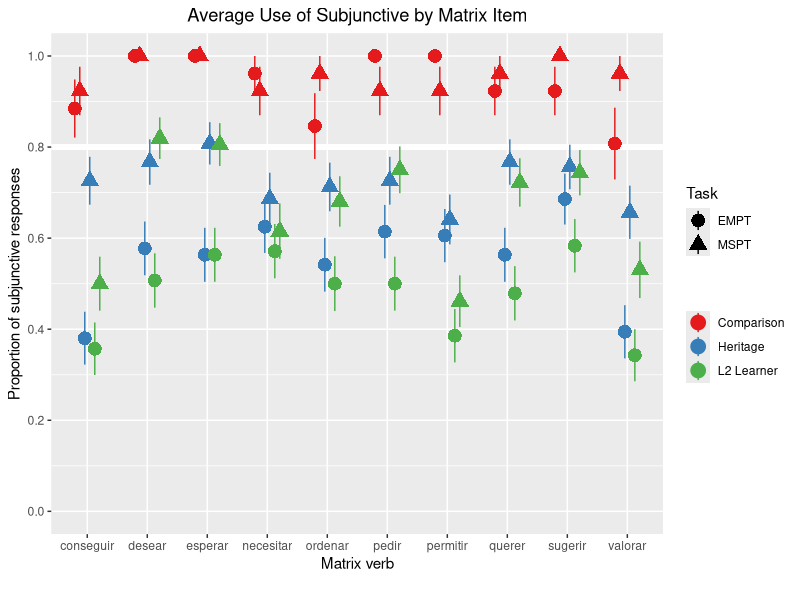
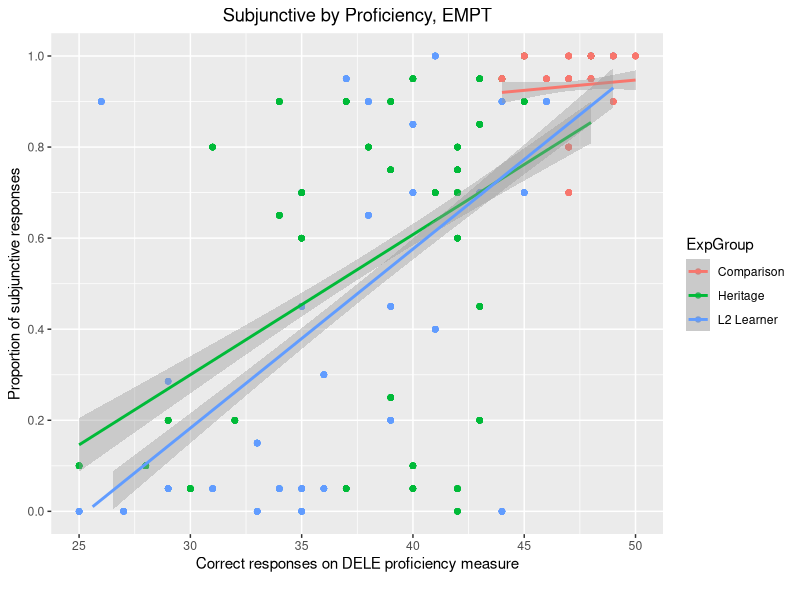
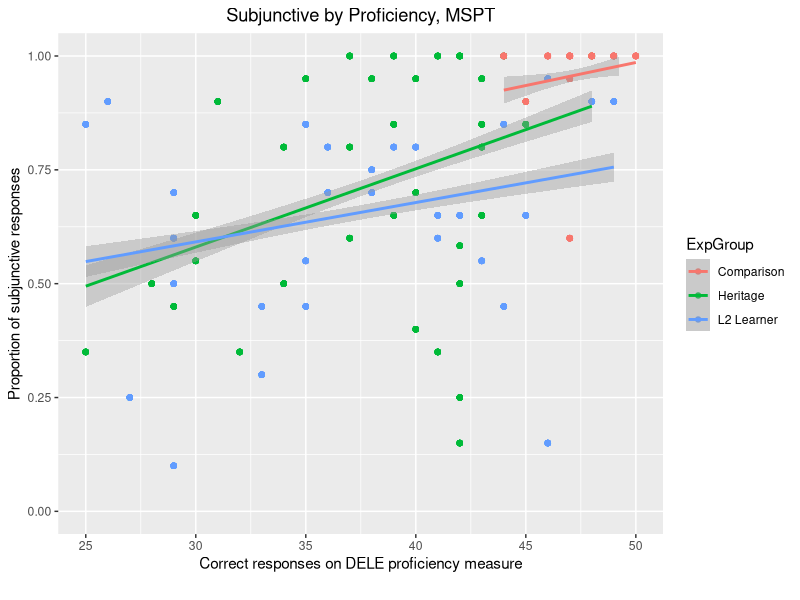
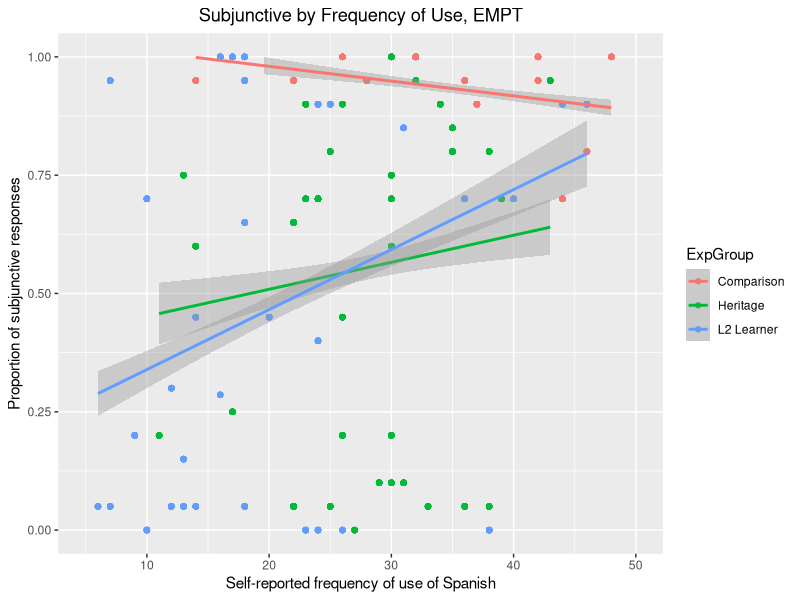
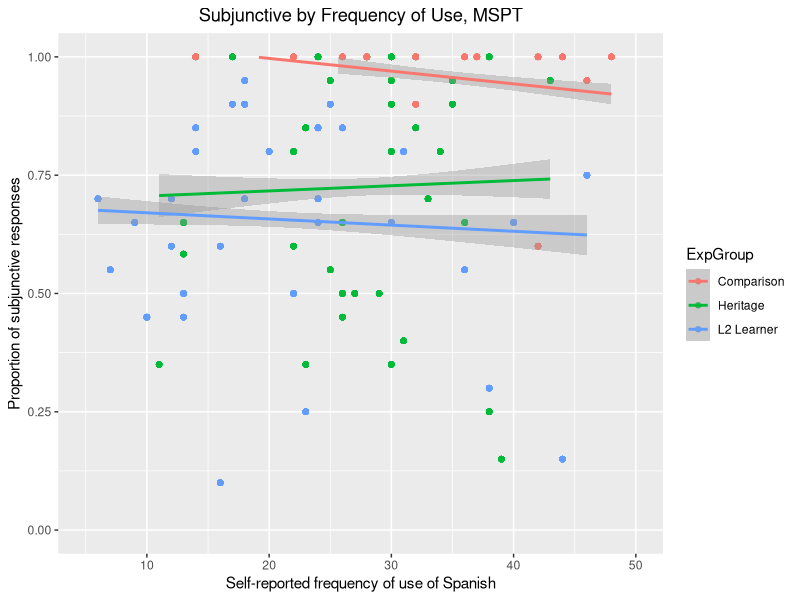
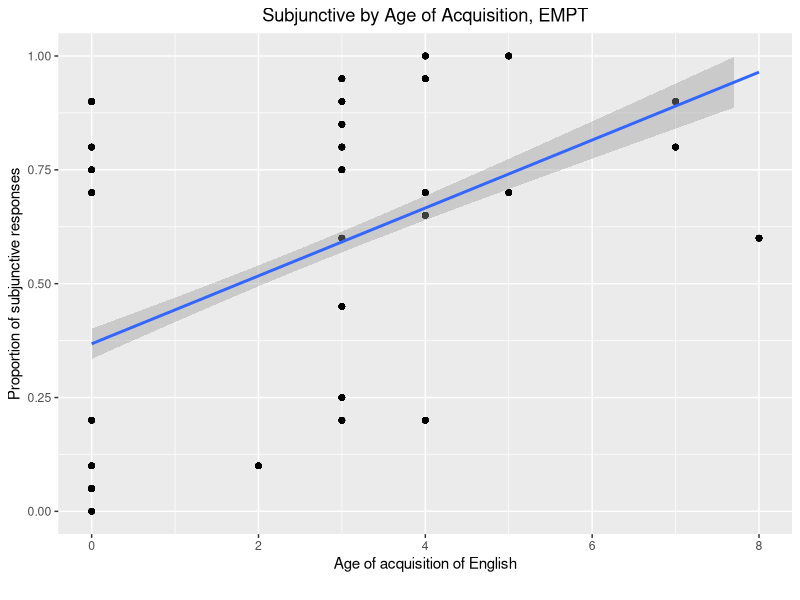
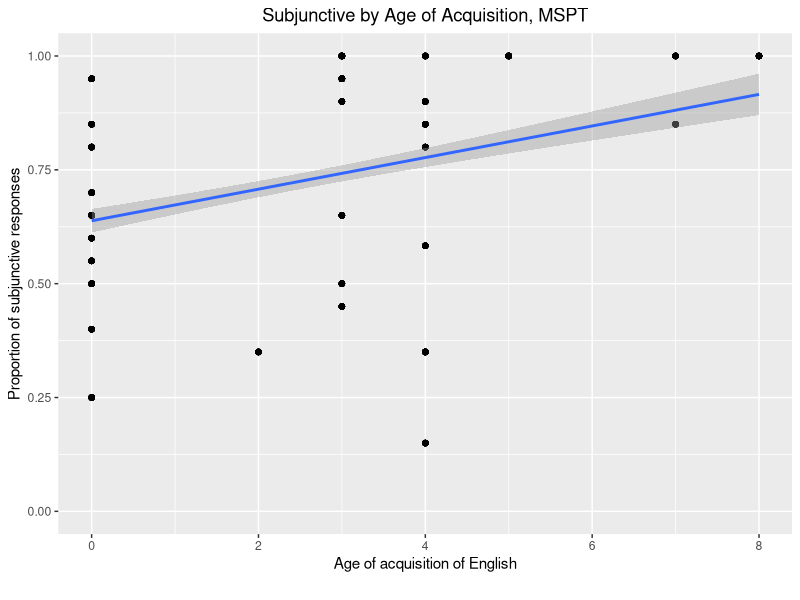

Source code (R) for these figures, in order:
# Packages
library(tidyverse)
library(lme4)
library(dplyr)
library(lmerTest)
library(glmmTMB)
library(emmeans)
library(kableExtra)
library(Hmisc)

# Preparation of data
## Load database
L2_EPT = read_csv("./CSV Files/L2 Learners/EPT Subjunctive Standardized L2 Data.csv")
L2_FCT = read_csv("./CSV Files/L2 Learners/FCT Subjunctive Standardized L2 Data.csv")
Heritage_EPT = read_csv("./CSV Files/Heritage/EPT Subjunctive Standardized Heritage Data.csv")
Heritage_FCT = read_csv("./CSV Files/Heritage/FCT Subjunctive Standardized Heritage Data.csv")
Comparison_EPT = read.csv("./CSV Files/Comparison/EPT Subjunctive Standardized Comparison Data.csv")
Comparison_FCT = read.csv("./CSV Files/Comparison/FCT Subjunctive Standardized Comparison Data.csv")


## Create combined datasets
Subjunctive_EPT = rbind(L2_EPT, Heritage_EPT, Comparison_EPT)
Subjunctive_FCT = rbind(L2_FCT, Heritage_FCT, Comparison_FCT)
Subjunctive_Aggregate = rbind(Subjunctive_EPT, Subjunctive_FCT)


## Find participant averages
Heritage_EPT_Modified = aggregate(Heritage_EPT$Average, list(Heritage_EPT$Participant_ID), FUN = mean)
Heritage_EPT_Modified = Heritage_EPT_Modified %>% rename(Part_Avg = x)
Heritage_EPT_Modified = left_join(Heritage_EPT, Heritage_EPT_Modified, by = c("Participant_ID" = "Group.1"))

Heritage_FCT_Modified = aggregate(Heritage_FCT$Average, list(Heritage_FCT$Participant_ID), FUN = mean)
Heritage_FCT_Modified = Heritage_FCT_Modified %>% rename(Part_Avg = x)
Heritage_FCT_Modified = left_join(Heritage_FCT, Heritage_FCT_Modified, by = c("Participant_ID" = "Group.1"))

Subjunctive_EPT_Aggregate = aggregate(Subjunctive_EPT$Average, list(Subjunctive_EPT$Participant_ID), FUN = mean)
Subjunctive_EPT_Aggregate = Subjunctive_EPT_Aggregate %>% rename(Part_Avg = x)
Subjunctive_EPT_Aggregate = left_join(Subjunctive_EPT, Subjunctive_EPT_Aggregate, by = c("Participant_ID" = "Group.1"))

Subjunctive_FCT_Aggregate = aggregate(Subjunctive_FCT$Average, list(Subjunctive_FCT$Participant_ID), FUN = mean)
Subjunctive_FCT_Aggregate = Subjunctive_FCT_Aggregate %>% rename(Part_Avg = x)
Subjunctive_FCT_Aggregate = left_join(Subjunctive_FCT, Subjunctive_FCT_Aggregate, by = c("Participant_ID" = "Group.1"))


# Plots
## Individual lexical items
Subjunctive_Aggregate %>%
  ggplot(aes(x = MainVerb, y = Average, color = ExpGroup, shape = Task)) + 
  geom_hline(yintercept = 0.8, color = 'white', size = 2) +
  stat_summary(fun.data = mean_se,
               geom = "pointrange", size = 1, 
               position = position_dodge(width = 0.5)) + 
  scale_color_brewer(palette = "Set1", name = "") +
  scale_y_continuous(breaks = seq (0, 1, 0.2),
                     limits = c(0, 1)) +
  labs(x = "Matrix verb", y = "Proportion of subjunctive responses", caption = "", 
       title = "Average Use of Subjunctive by Matrix Item") +
  theme(plot.title = element_text(hjust = 0.5))


## By average accuracy and proficiency
Subjunctive_EPT_Aggregate %>%
  ggplot(aes(x = DELE, y = Part_Avg, color = ExpGroup)) + 
  geom_point() +
  geom_smooth(method = lm) +
  xlim(c(25,50)) +
  scale_y_continuous(breaks = seq (0, 1, 0.2),
                     limits = c(0, 1)) +
  labs(x = 'Correct responses on DELE proficiency measure', y = 'Proportion of subjunctive responses', caption = '', 
       title = 'Subjunctive by Proficiency, EMPT') +
  theme(plot.title = element_text(hjust = 0.5))

Subjunctive_FCT_Aggregate %>%
  ggplot(aes(x = DELE, y = Part_Avg, color = ExpGroup)) + 
  geom_point() +
  geom_smooth(method = lm) +
  xlim(c(25,50)) +
  ylim(c(0,1)) +
  labs(x = 'Correct responses on DELE proficiency measure', y = 'Proportion of subjunctive responses', caption = '', 
       title = 'Subjunctive by Proficiency, MSPT') +
  theme(plot.title = element_text(hjust = 0.5))


## By average accuracy and use
Subjunctive_EPT_Aggregate %>%
  ggplot(aes(x = FofA, y = Part_Avg, color = ExpGroup)) + 
  geom_point() +
  geom_smooth(method = lm) +
  xlim(c(5,50)) +
  ylim(c(0,1)) +
  labs(x = 'Self-reported frequency of use of Spanish', y = 'Proportion of subjunctive responses',
       title = 'Subjunctive by Frequency of Use, EMPT') +
  theme(plot.title = element_text(hjust = 0.5))

Subjunctive_FCT_Aggregate %>%
  ggplot(aes(x = FofA, y = Part_Avg, color = ExpGroup)) + 
  geom_point() +
  geom_smooth(method = lm) +
  xlim(c(5,50)) +
  ylim(c(0,1)) +
  labs(x = 'Self-reported frequency of use of Spanish', y = 'Proportion of subjunctive responses',
       title = 'Subjunctive by Frequency of Use, MSPT') +
  theme(plot.title = element_text(hjust = 0.5))


## By age of acquisition
Heritage_EPT_Modified %>%
  ggplot(aes(x = AoA_ENG, y = Part_Avg)) + 
  geom_point() +
  geom_smooth(method = lm) +
  xlim(c(0,8)) +
  ylim(c(0,1)) +
  labs(x = 'Age of acquisition of English', y = 'Proportion of subjunctive responses', caption = '', 
       title = 'Subjunctive by Age of Acquisition, EMPT') +
  theme(plot.title = element_text(hjust = 0.5))

Heritage_FCT_Modified %>%
  ggplot(aes(x = AoA_ENG, y = Part_Avg)) + 
  geom_point() +
  geom_smooth(method = lm) +
  xlim(c(0,8)) +
  ylim(c(0,1)) +
  labs(x = 'Age of acquisition of English', y = 'Proportion of subjunctive responses', caption = '', 
       title = 'Subjunctive by Age of Acquisition, MSPT') +
  theme(plot.title = element_text(hjust = 0.5))
